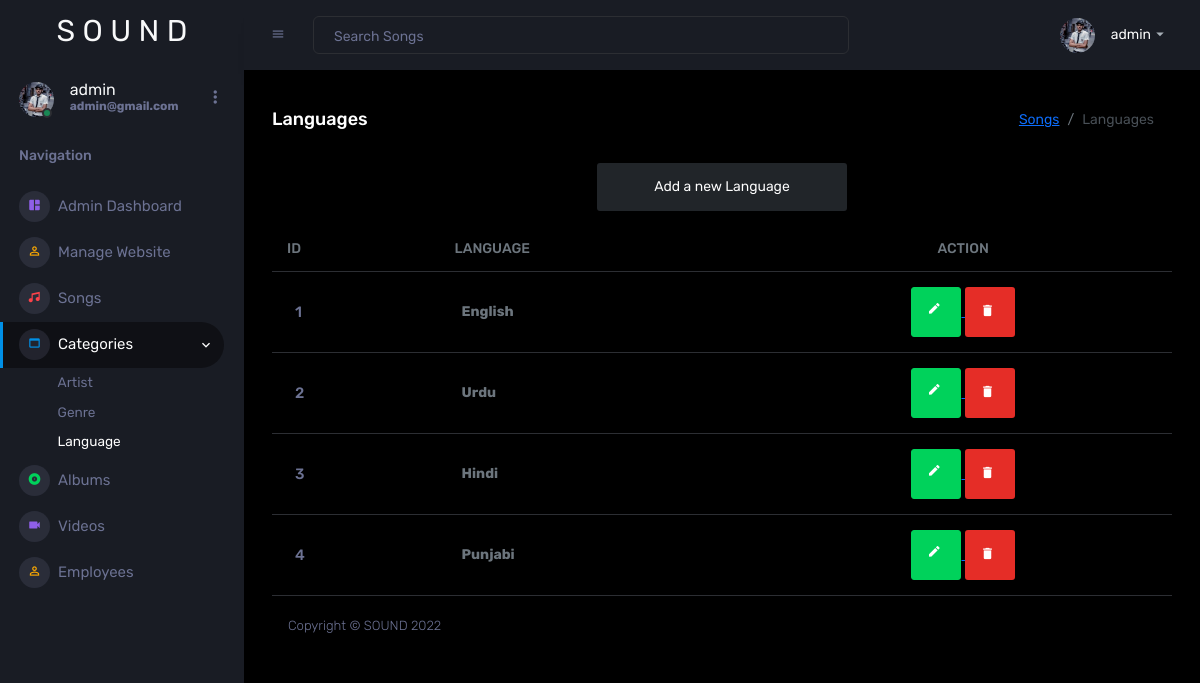
/admin2/pages/language.php (signed in), run on the app's committed database.
### tables this page shows
CREATE TABLE `languages` (
  `id` int(11) NOT NULL,
  `languages` varchar(250) NOT NULL
);

### admin2/pages/language.php (the view, shortened to what this page needs)
<?php
include "../headerandfooter/headerandsidebar.php";
$select = "SELECT * FROM languages";
$select_run = mysqli_query($conn, $select);
?>
<div class="main-panel">
    <div class="content-wrapper">
    <div class="page-header">
        <h3 class="page-title">Languages</h3>
        <nav aria-label="breadcrumb">
        <ol class="breadcrumb">
            <li class="breadcrumb-item"><a href="songs.php">Songs</a></li>
            <li class="breadcrumb-item active" aria-current="page">Languages</li>
        </ol>
        </nav>
    </div>
    <div style="display: flex; justify-content: center; align-items: center;">
      <a href="#">
        <button type="button" style="width: 250px;" class="btn bg-dark btn-lg" data-bs-toggle="modal" data-bs-target="#exampleModal">Add a new Language</button>
      </a>
    </div>
    <div class="card-body px-0 pb-2">
              <div class="table-responsive p-0">
                <table class="table align-items-center mb-0">
                  <thead>
                    <tr>
                      <th class="text-uppercase text-secondary text-xxs font-weight-bolder opacity-7">ID</th>
                      <th class="text-uppercase text-secondary text-xxs font-weight-bolder opacity-7 ps-2">Language</th>
                      <th class="text-center text-uppercase text-secondary text-xxs font-weight-bolder opacity-7">Action</th>
                    </tr>
                  </thead>
                  <tbody>
                  <?php $i = 1;
                     while ($row = mysqli_fetch_assoc($select_run)) { ?>
                    <tr>
                      <td>
                        <div class="d-flex px-2 py-1">
                          <div class="d-flex flex-column justify-content-center">
                            <h6 class="mb-0 text-sm"><?php echo $i ?></h6>
                          </div>
                        </div>
                      </td>
                      <td class="text-start">
                        <span class="text-secondary text-xs font-weight-bold"><?php echo $row["languages"] ?></span>
                      </td>
                      <td class="align-middle text-center">
                      <a href="updatelanguage.php?id=<?php echo $row["id"] ?>">
                          <li class="list-inline-item ">
                            <button class="btn btn-social-icon btn-success" type="button" data-toggle="tooltip" data-placement="top" title="Edit"><i class="mdi mdi-border-color"></i></button>
                          </li>
                      </a>
                        <a href="deletelanguage.php?id=<?php echo $row["id"] ?>">
                            <li class="list-inline-item">
                             <button class="btn btn-social-icon btn-youtube" type="button" data-toggle="tooltip" data-placement="top" title="Delete"><i class="mdi mdi-delete"></i></button>
                            </li>
                        </a>
                      </td>
                    </tr>
                    <?php $i++;
                     } ?>
                  </tbody>
                </table>
              </div>
            </div>
<?php
include "../headerandfooter/footer.php"
?>

### data on the page
languages: languages "English"
languages: languages "Urdu"
languages: languages "Hindi"
languages: languages "Punjabi"

### other printed values
$_SESSION['user']['name'] "admin"
$_SESSION['user']['email'] "admin@gmail.com"
